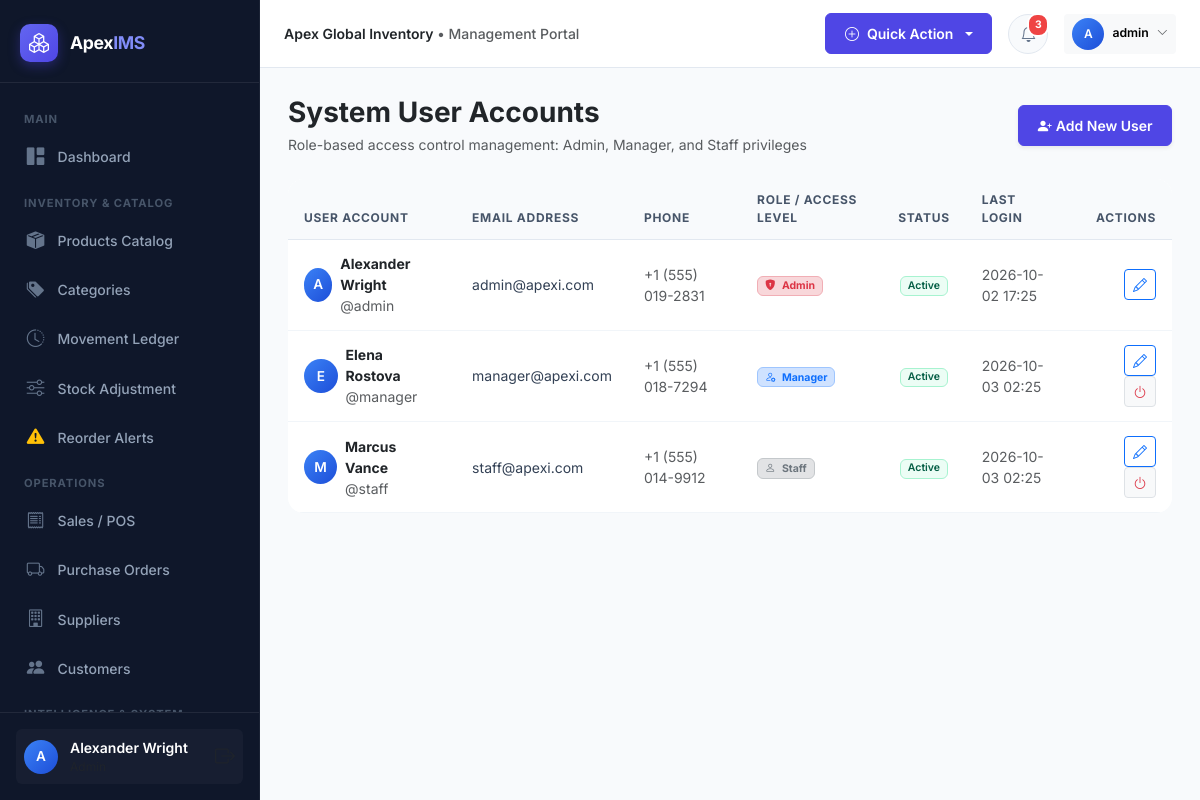
The app's page /users (signed in) with its own data.
### models/user.py (models this page shows, shortened)
class User(UserMixin, db.Model):
    __tablename__ = 'users'
    id = db.Column(db.Integer, primary_key=True)
    username = db.Column(db.String(64), unique=True, nullable=False, index=True)
    email = db.Column(db.String(120), unique=True, nullable=False, index=True)
    password_hash = db.Column(db.String(256), nullable=False)
    full_name = db.Column(db.String(100), nullable=False)
    phone = db.Column(db.String(25))
    role_id = db.Column(db.Integer, db.ForeignKey('roles.id'), nullable=False)
    is_active = db.Column(db.Boolean, default=True)
    last_login = db.Column(db.DateTime)
    created_at = db.Column(db.DateTime, default=datetime.utcnow)
    updated_at = db.Column(db.DateTime, default=datetime.utcnow, onupdate=datetime.utcnow)
    role = db.relationship('Role', back_populates='users')
    purchases = db.relationship('PurchaseOrder', back_populates='user', lazy='dynamic')
    sales = db.relationship('Sale', back_populates='user', lazy='dynamic')
    inventory_transactions = db.relationship('InventoryTransaction', back_populates='user', lazy='dynamic')
    stock_adjustments = db.relationship('StockAdjustment', back_populates='user', lazy='dynamic')
    audit_logs = db.relationship('AuditLog', back_populates='user', lazy='dynamic')
    def has_role(self, *role_names):
        if not self.role:
            return False
        return self.role.name in role_names
    @property
    def is_admin(self):
        return self.role and self.role.name == 'Admin'

### routes/users.py (the view)
@users_bp.route('/users')
@login_required
@admin_required
def index():
    users = User.query.order_by(User.id.asc()).all()
    return render_template('users/index.html', users=users)

### templates/users/index.html (shortened to what this page needs)
{% extends "base.html" %}
{% block content %}
<div class="d-flex flex-column flex-md-row align-items-md-center justify-content-between mb-4 gap-3">
  <div>
    <h3 class="fw-bold text-dark mb-1">System User Accounts</h3>
    <p class="text-muted small mb-0">Role-based access control management: Admin, Manager, and Staff privileges</p>
  </div>
  <a href="{{ url_for('users.create') }}" class="btn btn-primary btn-sm d-flex align-items-center gap-1 shadow-sm">
    <i class="bi bi-person-plus-fill"></i>
    <span>Add New User</span>
  </a>
</div>
<div class="card border-0 shadow-card rounded-4 overflow-hidden">
  <div class="table-responsive">
    <table class="table table-custom mb-0">
      <thead>
        <tr>
          <th>User Account</th>
          <th>Email Address</th>
          <th>Phone</th>
          <th>Role / Access Level</th>
          <th class="text-center">Status</th>
          <th>Last Login</th>
          <th class="text-end">Actions</th>
        </tr>
      </thead>
      <tbody>
        {% for u in users %}
        <tr>
          <td>
            <div class="d-flex align-items-center gap-2">
              <div class="user-avatar-sm" style="width: 34px; height: 34px; font-size: 0.85rem;">
                {{ u.full_name[:1] }}
              </div>
              <div>
                <strong class="text-dark d-block">{{ u.full_name }}</strong>
                <span class="text-muted extra-small">@{{ u.username }}</span>
              </div>
            </div>
          </td>
          <td class="small">{{ u.email }}</td>
          <td class="small text-muted">{{ u.phone or '-' }}</td>
          <td>
            {% if u.role.name == 'Admin' %}
              <span class="badge bg-danger-subtle text-danger border border-danger-subtle"><i class="bi bi-shield-lock-fill me-1"></i> Admin</span>
            {% elif u.role.name == 'Manager' %}
              <span class="badge bg-primary-subtle text-primary border border-primary-subtle"><i class="bi bi-person-gear me-1"></i> Manager</span>
            {% else %}
              <span class="badge bg-secondary-subtle text-secondary border border-secondary-subtle"><i class="bi bi-person me-1"></i> Staff</span>
            {% endif %}
          </td>
          <td class="text-center">
            {% if u.is_active %}
              <span class="badge badge-soft-success">Active</span>
            {% else %}
              <span class="badge badge-soft-danger">Deactivated</span>
            {% endif %}
          </td>
          <td class="extra-small text-muted">
            {{ u.last_login.strftime('%Y-%m-%d %H:%M') if u.last_login else 'Never' }}
          </td>
          <td class="text-end">
            <a href="{{ url_for('users.edit', id=u.id) }}" class="btn btn-sm btn-outline-primary py-1 px-2" title="Edit User">
              <i class="bi bi-pencil"></i>
            </a>
            {% if u.id != current_user.id %}
            <form action="{{ url_for('users.toggle_status', id=u.id) }}" method="POST" class="d-inline" onsubmit="return confirm('Toggle status for user {{ u.username }}?');">
              <button type="submit" class="btn btn-sm btn-light border py-1 px-2" title="Toggle Active Status">
                <i class="bi bi-power {% if u.is_active %}text-danger{% else %}text-success{% endif %}"></i>
              </button>
            </form>
            {% endif %}
          </td>
        </tr>
        {% endfor %}
      </tbody>
    </table>
  </div>
</div>
{% endblock %}

### templates/base.html (shortened to what this page needs)
<!DOCTYPE html>
<html lang="en">
<head>
  <link href="https://cdn.jsdelivr.net/npm/bootstrap@5.3.3/dist/css/bootstrap.min.css" rel="stylesheet">
  <link href="https://cdn.jsdelivr.net/npm/bootstrap-icons@1.11.3/font/bootstrap-icons.min.css" rel="stylesheet">
  <link href="{{ url_for('static', filename='css/style.css') }}" rel="stylesheet">
</head>
<body>
{% if current_user.is_authenticated %}
  <aside id="sidebar-wrapper">
    <div class="sidebar-brand">
      <div class="sidebar-brand-icon">
        <i class="bi bi-boxes"></i>
      </div>
      <div class="sidebar-brand-text">Apex<span>IMS</span></div>
    </div>
    <div class="sidebar-menu">
      <div class="sidebar-heading">Main</div>
      <a href="{{ url_for('dashboard.index') }}" class="nav-link-custom {% if request.endpoint == 'dashboard.index' %}active{% endif %}">
        <i class="bi bi-grid-1x2-fill"></i>
        <span>Dashboard</span>
      </a>
      <div class="sidebar-heading">Inventory & Catalog</div>
      <a href="{{ url_for('products.index') }}" class="nav-link-custom {% if request.endpoint and request.endpoint.startswith('products.') %}active{% endif %}">
        <i class="bi bi-box-seam-fill"></i>
        <span>Products Catalog</span>
      </a>
      <a href="{{ url_for('categories.index') }}" class="nav-link-custom {% if request.endpoint and request.endpoint.startswith('categories.') %}active{% endif %}">
        <i class="bi bi-tags-fill"></i>
        <span>Categories</span>
      </a>
      <a href="{{ url_for('inventory.ledger') }}" class="nav-link-custom {% if request.endpoint == 'inventory.ledger' %}active{% endif %}">
        <i class="bi bi-clock-history"></i>
        <span>Movement Ledger</span>
      </a>
      <a href="{{ url_for('inventory.adjust') }}" class="nav-link-custom {% if request.endpoint == 'inventory.adjust' %}active{% endif %}">
        <i class="bi bi-sliders"></i>
        <span>Stock Adjustment</span>
      </a>
      <a href="{{ url_for('inventory.reorder') }}" class="nav-link-custom {% if request.endpoint == 'inventory.reorder' %}active{% endif %}">
        <i class="bi bi-exclamation-triangle-fill text-warning"></i>
        <span>Reorder Alerts</span>
      </a>
      <div class="sidebar-heading">Operations</div>
      <a href="{{ url_for('sales.index') }}" class="nav-link-custom {% if request.endpoint and request.endpoint.startswith('sales.') %}active{% endif %}">
        <i class="bi bi-receipt"></i>
        <span>Sales / POS</span>
      </a>
      <a href="{{ url_for('purchases.index') }}" class="nav-link-custom {% if request.endpoint and request.endpoint.startswith('purchases.') %}active{% endif %}">
        <i class="bi bi-truck"></i>
        <span>Purchase Orders</span>
      </a>
      <a href="{{ url_for('suppliers.index') }}" class="nav-link-custom {% if request.endpoint and request.endpoint.startswith('suppliers.') %}active{% endif %}">
        <i class="bi bi-building"></i>
        <span>Suppliers</span>
      </a>
      <a href="{{ url_for('customers.index') }}" class="nav-link-custom {% if request.endpoint and request.endpoint.startswith('customers.') %}active{% endif %}">
        <i class="bi bi-people-fill"></i>
        <span>Customers</span>
      </a>
      <div class="sidebar-heading">Intelligence & System</div>
    </div>
    <div class="sidebar-footer">
      <div class="user-badge">
        <div class="user-avatar-sm">
          {{ current_user.full_name[:1] }}
        </div>
        <div class="overflow-hidden flex-grow-1">
          <div class="text-white text-truncate fw-semibold small">{{ current_user.full_name }}</div>
          <div class="text-muted extra-small text-truncate" style="font-size:0.75rem;">{{ current_user.role.name }}</div>
        </div>
        <a href="{{ url_for('auth.logout') }}" class="text-muted hover-white ms-1" title="Sign Out">
          <i class="bi bi-box-arrow-right fs-5"></i>
        </a>
      </div>
    </div>
  </aside>
  <div id="page-content-wrapper">
    <nav class="top-navbar">
      <div class="d-flex align-items-center gap-3">
        <div class="d-none d-md-block text-muted small fw-medium">
          <span class="text-dark fw-semibold">{{ app_config.COMPANY_NAME }}</span> &bull; Management Portal
        </div>
      </div>
      <div class="d-flex align-items-center gap-3">
        <div class="dropdown">
          <button class="btn btn-sm btn-primary dropdown-toggle d-flex align-items-center gap-2" type="button" data-bs-toggle="dropdown">
            <i class="bi bi-plus-circle"></i>
            <span class="d-none d-sm-inline">Quick Action</span>
          </button>
        </div>
        <div class="dropdown">
          <button class="nav-icon-btn" type="button" data-bs-toggle="dropdown" aria-expanded="false">
            <i class="bi bi-bell"></i>
            <span id="notif-badge" class="pulse-badge" style="{% if unread_notifications_count == 0 %}display:none;{% endif %}">
              {{ unread_notifications_count }}
            </span>
          </button>
        </div>
        <div class="dropdown">
          <button class="btn btn-sm btn-light border-0 d-flex align-items-center gap-2" type="button" data-bs-toggle="dropdown">
            <div class="user-avatar-sm" style="width: 32px; height: 32px; font-size: 0.75rem;">
              {{ current_user.full_name[:1] }}
            </div>
            <span class="d-none d-md-inline small fw-semibold">{{ current_user.username }}</span>
            <i class="bi bi-chevron-down extra-small text-muted" style="font-size:0.7rem;"></i>
          </button>
        </div>
      </div>
    </nav>
    <main class="main-body-container">
      {% block content %}{% endblock %}
    </main>
  </div>
{% else %}
  <main class="w-100 min-vh-100 d-flex align-items-center justify-content-center p-3">
    {% block auth_content %}{% endblock %}
  </main>
{% endif %}
</body>
</html>

### records on screen
User: full_name "A", full_name "Alexander Wright", username "admin", email "admin@apexi.com", phone "+1 (555) 019-2831", shows "Admin", is_active "Active", last_login "2026-10-02 17:25"
User: full_name "E", full_name "Elena Rostova", username "manager", email "manager@apexi.com", phone "+1 (555) 018-7294", shows "Manager", is_active "Active", last_login "2026-10-03 02:25"
User: full_name "M", full_name "Marcus Vance", username "staff", email "staff@apexi.com", phone "+1 (555) 014-9912", shows "Staff", is_active "Active", last_login "2026-10-03 02:25"

### other values on screen
{{ app_config.COMPANY_NAME }} "Apex Global Inventory"
{{ unread_notifications_count }} "3"
